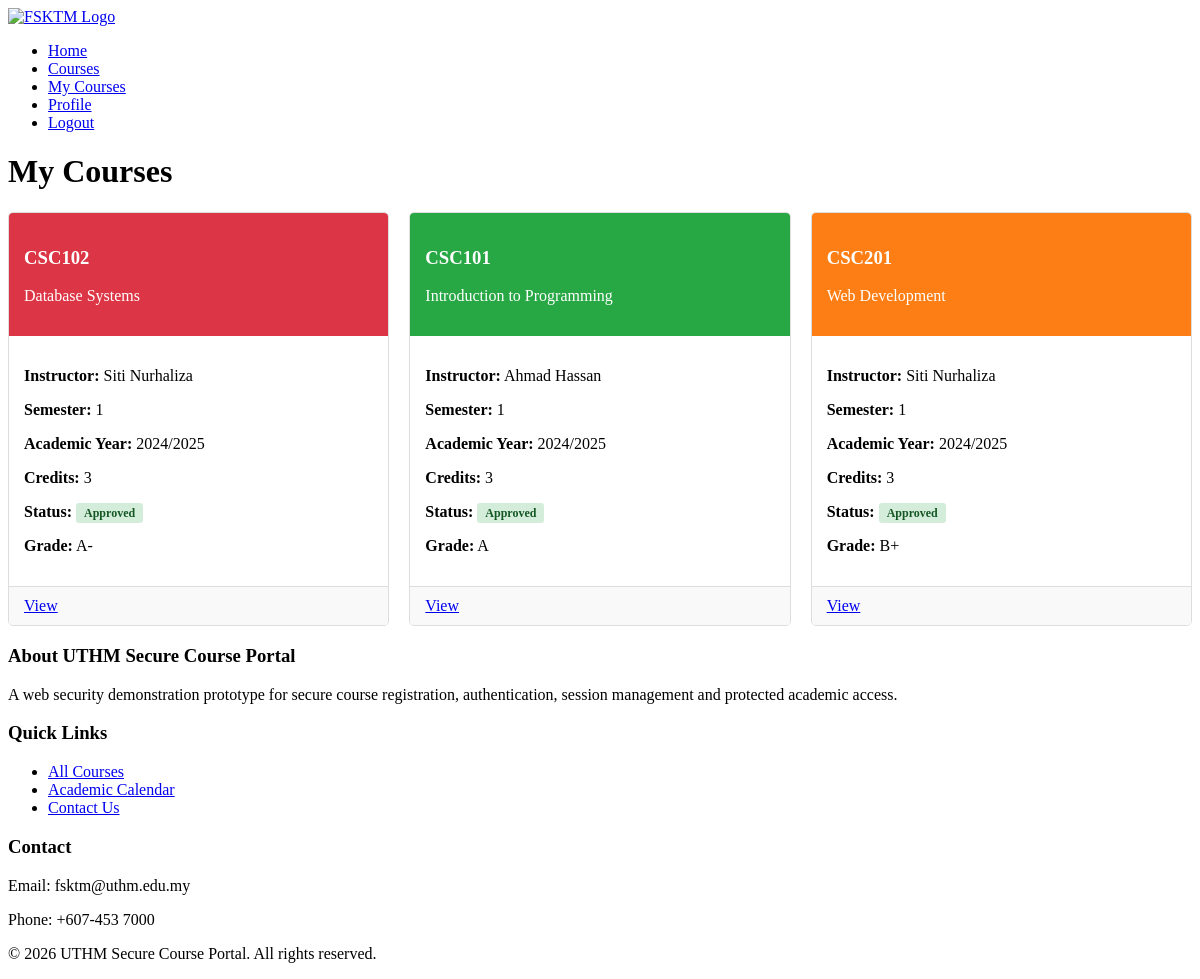
/pages/my-courses.php (signed in), run on the app's committed database.
### tables this page shows
CREATE TABLE registrations (
    registration_id INT AUTO_INCREMENT PRIMARY KEY,
    user_id INT NOT NULL,
    course_id INT NOT NULL,
    registration_date TIMESTAMP DEFAULT CURRENT_TIMESTAMP,
    status ENUM('pending', 'approved', 'rejected', 'dropped', 'completed') DEFAULT 'pending',
    grade VARCHAR(3) NULL,  
    attendance_percentage DECIMAL(5,2) DEFAULT 0.00,
    final_marks DECIMAL(5,2) DEFAULT 0.00,
    notes TEXT,
    FOREIGN KEY (user_id) REFERENCES users(user_id) ON DELETE CASCADE,
    FOREIGN KEY (course_id) REFERENCES courses(course_id) ON DELETE CASCADE,
    UNIQUE KEY unique_user_course (user_id, course_id)
);

CREATE TABLE courses (
    course_id INT AUTO_INCREMENT PRIMARY KEY,
    course_code VARCHAR(10) UNIQUE NOT NULL,
    course_name VARCHAR(100) NOT NULL,
    description TEXT,
    credits INT NOT NULL DEFAULT 3,
    semester ENUM('1', '2', '3') NOT NULL,
    academic_year VARCHAR(9) NOT NULL,  
    max_students INT DEFAULT 40,
    current_enrolled INT DEFAULT 0,
    instructor_id INT,
    schedule_day VARCHAR(20),
    schedule_time VARCHAR(50),
    classroom VARCHAR(20),
    course_image VARCHAR(255) DEFAULT 'default-course.jpg',
    prerequisites TEXT,
    category_id INT,
    is_active BOOLEAN DEFAULT TRUE,
    created_at TIMESTAMP DEFAULT CURRENT_TIMESTAMP,
    updated_at TIMESTAMP DEFAULT CURRENT_TIMESTAMP ON UPDATE CURRENT_TIMESTAMP,
    FOREIGN KEY (category_id) REFERENCES course_categories(category_id) ON DELETE SET NULL,
    FOREIGN KEY (instructor_id) REFERENCES users(user_id) ON DELETE SET NULL
);

CREATE TABLE users (
    user_id INT AUTO_INCREMENT PRIMARY KEY,
    username VARCHAR(50) UNIQUE NOT NULL,
    email VARCHAR(100) UNIQUE NOT NULL,
    password VARCHAR(255) NOT NULL,
    first_name VARCHAR(50) NOT NULL,
    last_name VARCHAR(50) NOT NULL,
    user_type ENUM('student', 'lecturer', 'admin') DEFAULT 'student',
    profile_picture VARCHAR(255) DEFAULT 'default-avatar.png',
    phone VARCHAR(20),
    date_of_birth DATE,
    student_id VARCHAR(20) UNIQUE,
    staff_id VARCHAR(20) UNIQUE,
    address TEXT,
    department VARCHAR(100),
    created_at TIMESTAMP DEFAULT CURRENT_TIMESTAMP,
    updated_at TIMESTAMP DEFAULT CURRENT_TIMESTAMP ON UPDATE CURRENT_TIMESTAMP,
    is_active BOOLEAN DEFAULT TRUE,
    last_login TIMESTAMP NULL
);

### includes/functions.php (called while the page is built, shortened)
<?php
function isLoggedIn() {
    $timeout = defined('SESSION_TIMEOUT_SECONDS') ? (int) SESSION_TIMEOUT_SECONDS : (30 * 60);
    if ($timeout > 0) {
        $lastActivity = isset($_SESSION['last_activity']) ? (int) $_SESSION['last_activity'] : time();
    }
    return true;
}
function isStudent() {
    return isLoggedIn() && $_SESSION['user_type'] === ROLE_STUDENT;
}

### pages/my-courses.php (the view, shortened to what this page needs)
<?php
require_once '../includes/functions.php';
$db = new Database();
$conn = $db->getConnection();
$courses = [];
if (isStudent()) {
    $query = "SELECT r.*, c.course_code, c.course_name, c.credits, c.semester, c.academic_year,
                     u.first_name, u.last_name, cc.category_name, cc.color_code
              FROM registrations r
              JOIN courses c ON r.course_id = c.course_id
              LEFT JOIN users u ON c.instructor_id = u.user_id
              LEFT JOIN course_categories cc ON c.category_id = cc.category_id
              WHERE r.user_id = ?
              ORDER BY c.semester, c.course_name";
    $stmt = $conn->prepare($query);
    if ($stmt) {
        $stmt->bind_param("i", $_SESSION['user_id']);
        $stmt->execute();
        $result = $stmt->get_result();
        $courses = $result->fetch_all(MYSQLI_ASSOC);
    }
}
$pageTitle = isStudent() ? "My Courses" : "My Teaching Courses";
include '../includes/header.php';
?>
<div class="my-courses-container">
    <h1><?php echo $pageTitle; ?></h1>
    <?php if (empty($courses)): ?>
        <div class="no-courses">
            <p>You are not currently <?php echo isStudent() ? 'registered for' : 'teaching'; ?> any courses.</p>
            <a href="<?php echo BASE_URL; ?>/pages/courses.php" class="btn btn-primary">Browse Courses</a>
        </div>
    <?php else: ?>
        <div class="course-grid">
            <?php foreach ($courses as $course): ?>
                <div class="course-card" data-semester="<?php echo $course['semester']; ?>">
                    <div class="course-header" style="background-color: <?php echo $course['color_code'] ?? '#007bff'; ?>">
                        <h3><?php echo $course['course_code']; ?></h3>
                        <p><?php echo $course['course_name']; ?></p>
                    </div>
                    <div class="course-body">
                        <?php if (isStudent()): ?>
                            <p><strong>Instructor:</strong> <?php echo isset($course['first_name']) ? $course['first_name'] . ' ' . $course['last_name'] : 'Not assigned'; ?></p>
                        <?php endif; ?>
                        <p><strong>Semester:</strong> <?php echo $course['semester']; ?></p>
                        <p><strong>Academic Year:</strong> <?php echo $course['academic_year']; ?></p>
                        <p><strong>Credits:</strong> <?php echo $course['credits']; ?></p>
                        <?php if (isStudent() && isset($course['status'])): ?>
                            <p><strong>Status:</strong>
                                <span class="status-badge <?php echo strtolower($course['status']); ?>">
                                    <?php echo ucfirst($course['status']); ?>
                                </span>
                            </p>
                            <?php if (!empty($course['grade'])): ?>
                                <p><strong>Grade:</strong> <?php echo $course['grade']; ?></p>
                            <?php endif; ?>
                        <?php endif; ?>
                    </div>
                    <div class="course-actions">
                        <?php if (isStudent()): ?>
                            <a href="<?php echo BASE_URL; ?>/pages/course-details.php?id=<?php echo $course['course_id']; ?>" class="btn btn-secondary">View</a>
                        <?php endif; ?>
                    </div>
                </div>
            <?php endforeach; ?>
        </div>
    <?php endif; ?>
</div>
<?php include '../includes/footer.php'; ?>

### includes/header.php (shortened to what this page needs)
<!DOCTYPE html>
<html lang="en">
<link rel="stylesheet" href="https://cdn.datatables.net/1.11.5/css/dataTables.bootstrap4.min.css">
<head>
    <link rel="stylesheet" href="<?php echo BASE_URL; ?>/assets/css/style.css">
    <link rel="stylesheet" href="<?php echo BASE_URL; ?>/assets/css/responsive.css">
    <link rel="stylesheet" href="<?php echo BASE_URL; ?>/assets/css/admin.css">
    <link rel="stylesheet" href="https://cdnjs.cloudflare.com/ajax/libs/font-awesome/6.0.0-beta3/css/all.min.css">
</head>
<body>
    <header class="main-header">
        <div class="container">
            <div class="logo">
                <a href="<?php echo BASE_URL; ?>">
                    <img src="<?php echo BASE_URL; ?>/assets/images/logo.png" alt="FSKTM Logo">
                </a>
            </div>
            <nav class="main-nav">
                <ul>
                    <li><a href="<?php echo BASE_URL; ?>">Home</a></li>
                    <li><a href="<?php echo BASE_URL; ?>/pages/courses.php">Courses</a></li>
                    <?php if (isset($_SESSION['user_id'])): ?>
                        <li><a href="<?php echo BASE_URL; ?>/pages/my-courses.php">My Courses</a></li>
                        <li><a href="<?php echo BASE_URL; ?>/pages/profile.php">Profile</a></li>
                        <li><a href="<?php echo BASE_URL; ?>/pages/auth/logout.php">Logout</a></li>
                    <?php else: ?>
                        <li><a href="<?php echo BASE_URL; ?>/pages/auth/login.php">Login</a></li>
                        <li><a href="<?php echo BASE_URL; ?>/pages/auth/register.php">Register</a></li>
                    <?php endif; ?>
                </ul>
            </nav>
        </div>
    </header>
    <main class="container">

### includes/footer.php (shortened to what this page needs)
    </main>
    <footer class="main-footer">
        <div class="container">
            <div class="footer-section">
                <h3>About UTHM Secure Course Portal</h3>
                <p>A web security demonstration prototype for secure course registration, authentication, session management and protected academic access.</p>
            </div>
            <div class="footer-section">
                <h3>Quick Links</h3>
                <ul>
                    <li><a href="<?php echo BASE_URL; ?>/pages/courses.php">All Courses</a></li>
                    <li><a href="#">Academic Calendar</a></li>
                    <li><a href="#">Contact Us</a></li>
                </ul>
            </div>
            <div class="footer-section">
                <h3>Contact</h3>
                <p>Email: fsktm@uthm.edu.my</p>
                <p>Phone: +607-453 7000</p>
            </div>
        </div>
        <div class="copyright">
            <p>&copy; <?php echo date('Y'); ?> UTHM Secure Course Portal. All rights reserved.</p>
        </div>
    </footer>
</body>
</html>

### pages/my-courses.php (style rules this page uses)
.status-badge { padding: 3px 8px; border-radius: 3px; font-size: 12px; font-weight: bold; }
.status-badge.approved { background-color: #d4edda; color: #155724; }
.course-grid { display: grid; grid-template-columns: repeat(auto-fill, minmax(300px, 1fr)); gap: 20px; margin-top: 20px; }
.course-card { border: 1px solid #ddd; border-radius: 5px; overflow: hidden; transition: transform 0.3s ease; }
.course-header { padding: 15px; color: white; }
.course-body { padding: 15px; }
.course-actions { padding: 10px 15px; background-color: #f9f9f9; border-top: 1px solid #ddd; display: flex; justify-content: space-between; }

### data on the page
registrations: course.course_code "CSC102", course.course_name "Database Systems", users.first_name "Siti", users.last_name "Nurhaliza", course.semester "1", course.academic_year "2024/2025", course.credits "3", status "Approved", grade "A-"
registrations: course.course_code "CSC101", course.course_name "Introduction to Programming", users.first_name "Ahmad", users.last_name "Hassan", course.semester "1", course.academic_year "2024/2025", course.credits "3", status "Approved", grade "A"
registrations: course.course_code "CSC201", course.course_name "Web Development", users.first_name "Siti", users.last_name "Nurhaliza", course.semester "1", course.academic_year "2024/2025", course.credits "3", status "Approved", grade "B+"

### other printed values
$pageTitle "My Courses"
